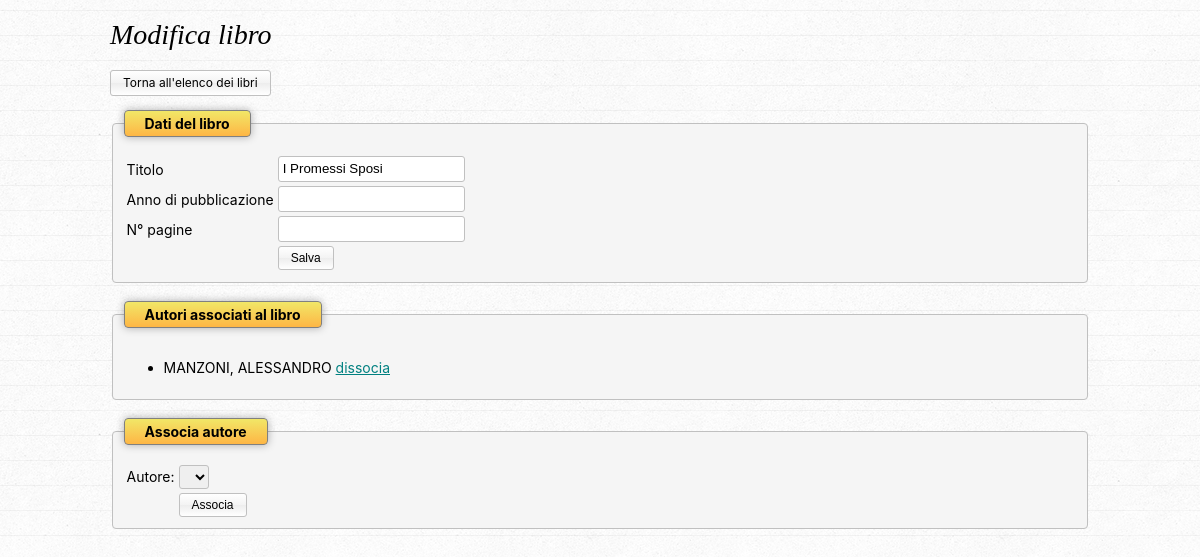
/libro-edit.php?idl=4, run on the app's committed database.
### tables this page shows
CREATE TABLE libri (idl INTEGER PRIMARY KEY AUTOINCREMENT, titolo VARCHAR (255) CHECK (LENGTH(titolo) <= 255) NOT NULL, anno_pub INTEGER, num_pag INTEGER, idg char (10) CHECK (length(idg) <= 10), id_ce INTEGER REFERENCES casaed (id_ce) ON DELETE SET NULL ON UPDATE CASCADE);

CREATE TABLE autori (ida CHAR (10) PRIMARY KEY CHECK (length(ida) <= 10), cognomea VARCHAR (50) CHECK (length(cognomea) <= 50) NOT NULL, nomea VARCHAR (50) CHECK (length(nomea) <= 50), data_nascita DATE, id_naz CHAR (3) CHECK (length(id_naz) <= 3) REFERENCES nazioni (id_naz) ON DELETE SET NULL ON UPDATE CASCADE);

### libro-edit.php (the view, shortened to what this page needs)
<?php
require_once("connessione.php");
$idl = $_GET['idl'];
$str_query = "SELECT * FROM libri WHERE idl = :idl";
$comando = $dbconn->prepare($str_query);
$esegui = $comando->execute(['idl' => $idl]);
$libro = $comando->fetch();
$str_query = "SELECT a.ida, a.cognomea, a.nomea
FROM autori AS a, scrive AS s
WHERE a.ida = s.ida AND s.idl=:idl
ORDER BY a.cognomea, a.nomea";
$comandoGetAutori = $dbconn->prepare($str_query);
$esegui = $comandoGetAutori->execute(['idl' => $idl]);
?>
<!DOCTYPE html>
<html lang="en">
<head>
    <link rel="stylesheet" href="biblio.css" />
</head>
<body>
    <div class="main">
        <h1>Modifica libro</h1>
        <p><a href="libri.php" class="button">Torna all'elenco dei libri</a></p>
        <form action="" method="post">
            <fieldset>
                <legend>Dati del libro</legend>
                <table class="form-table">
                    <tbody>
                        <tr>
                            <td>Titolo</td>
                            <td><input type="text" name="titolo" id="titolo" value="<?php echo $libro['titolo']; ?>" /></td>
                        </tr>
                        <tr>
                            <td>Anno di pubblicazione</td>
                            <td><input type="number" name="anno_pub" id="anno_pub" value="<?php echo $libro['anno_pub']; ?>" /></td>
                        </tr>
                        <tr>
                            <td>N° pagine</td>
                            <td><input type="number" name="num_pag" id="num_pag" value="<?php echo $libro['num_pag']; ?>" /></td>
                        </tr>
                        <tr>
                            <td></td>
                            <td><button type="submit">Salva</button></td>
                        </tr>
                    </tbody>
                </table>
            </fieldset>
        </form>
        <form action="libro-unset-autore.php">
            <fieldset>
                <legend>Autori associati al libro</legend>
                <ul>
                    <?php
                    while($autore = $comandoGetAutori->fetch()) {
                        $cognomea = $autore['cognomea'];
                        $nomea = $autore['nomea'];
                        $ida = $autore['ida'];
                        echo "<li>$cognomea, $nomea <a href=\"libro-unset-autore.php?idl=$idl&ida=$ida\" onclick=\"return confirm('Dissociare l\'autore selezionato?');\">dissocia</a></li>";
                    }
                    ?>
                </ul>
            </fieldset>
        </form>
        <form action="libro-set-autore.php">
            <fieldset>
                <legend>Associa autore</legend>
                <table>
                    <tr>
                        <td>Autore:</td>
                        <td>
                            <select name="id_autore" id="id_autore"></select>
                        </td>
                    </tr>
                    <tr>
                        <td></td>
                        <td><button type="submit">Associa</button></td>
                    </tr>
                </table>
            </fieldset>
        </form>
    </div>
</body>
</html>

### biblio.css (style rules this page uses)
body { font-family: -apple-system, BlinkMacSystemFont, 'Segoe UI', Roboto, Oxygen, Ubuntu, Cantarell, 'Open Sans', 'Helvetica Neue', sans-serif; background-color: whitesmoke; background-image: url(img/linedpaper.png); font-size: 14px; }
h1, h2, h3, h4, h5, h6 { font-family: Georgia, 'Times New Roman', Times, serif; font-style: italic; font-weight: normal; }
a:link { color: teal; }
.main { max-width: 980px; margin-left: auto; margin-right: auto; }
a.button { display: inline-block; text-decoration: none; color: inherit; line-height: 24px; }
button, input[type=submit], a.button { border: 1px solid silver; background: #ffffff; background: -moz-linear-gradient(top, #ffffff 0%, #f3f3f3 50%, #ededed 51%, #ffffff 100%); background: -webkit-linear-gradient(top, #ffffff 0%,#f3f3f3 50%,#ededed 51%,#ffffff 100%); background: linear-gradient(to bottom, #ffffff 0%,#f3f3f3 50%,#ededed 51%,#ffffff 100%); border-radius: 3px; height: 24px; font-size: 12px; padding-left: 12px; padding-right: 12px; }
input[type="text"], input[type="search"], input[type="number"], input[type="date"], select { height: 24px; line-height: 24px; border-radius: 3px; border: 1px solid silver; padding: 0 4px; line-height: 24px; }
fieldset { border: 1px solid silver; margin-bottom: 18px; border-radius: 4px; background-color: whitesmoke; }
legend { background: #f1e767; background: -moz-linear-gradient(top, #f1e767 0%, #feb645 100%); background: -webkit-linear-gradient(top, #f1e767 0%, #feb645 100%); background: linear-gradient(to bottom, #f1e767 0%, #feb645 100%); border: 1px solid gray; box-shadow: 0 0 8px rgba(0, 0, 0, 0.3); padding: 4px 20px; font-weight: bold; font-size: 14px; border-radius: 4px; margin-bottom: 12px; }

### data on the page
libri: titolo "I Promessi Sposi"
autori: cognomea "MANZONI", nomea "ALESSANDRO"
